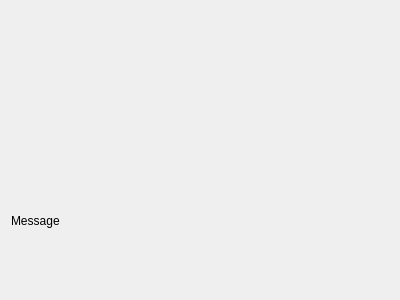
<?xml version="1.0" encoding="UTF-8"?>
<ui version="4.0">
 <class>event_filter_demo</class>
 <widget class="QDialog" name="event_filter_demo">
  <property name="geometry">
   <rect>
    <x>0</x>
    <y>0</y>
    <width>400</width>
    <height>300</height>
   </rect>
  </property>
  <property name="windowTitle">
   <string>Dialog</string>
  </property>
  <layout class="QVBoxLayout" name="verticalLayout">
   <item>
    <layout class="QHBoxLayout" name="horizontalLayout">
     <item>
      <widget class="QLabel" name="label_left">
       <property name="text">
        <string/>
       </property>
      </widget>
     </item>
     <item>
      <widget class="QLabel" name="label_middle">
       <property name="text">
        <string/>
       </property>
      </widget>
     </item>
     <item>
      <widget class="QLabel" name="label_right">
       <property name="text">
        <string/>
       </property>
       <property name="alignment">
        <set>Qt::AlignRight|Qt::AlignTrailing|Qt::AlignVCenter</set>
       </property>
      </widget>
     </item>
    </layout>
   </item>
   <item>
    <widget class="QLabel" name="message_label">
     <property name="text">
      <string>Message</string>
     </property>
    </widget>
   </item>
  </layout>
 </widget>
 <resources/>
 <connections/>
</ui>
